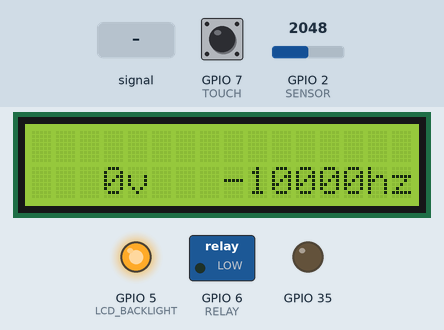
Bench run of a program on a simulated ESP32-S3. Parts: 16×2 character LCD, switched loads named in the program (green lamp = pin HIGH), output pins drawn as LEDs (lit = HIGH). The test bench sets the inputs (shaded band); at power-on: GPIO 2 (SENSOR) = 2048, GPIO 7 (TOUCH) HIGH (analog values on the 0–4095 scale). What the program prints to the serial monitor is not drawn.

Above: at 3.3 s.
4.4 s: GPIO 2 (SENSOR) fed a 200 Hz sine of ±1842 counts around its level
At 5.1 s:
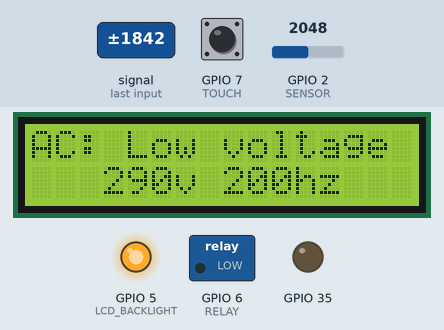
7.4 s: GPIO 2 (SENSOR) fed a 2 Hz sine of ±1228 counts around its level
At 8.1 s:
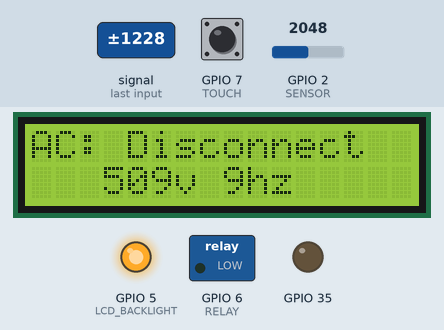
10.4 s: GPIO 2 (SENSOR) fed a 200 Hz sine of ±327 counts around its level
At 11.2 s:
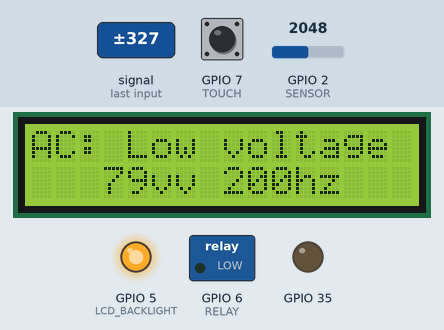
13.4 s: GPIO 2 (SENSOR) set to 2866
At 15.2 s:
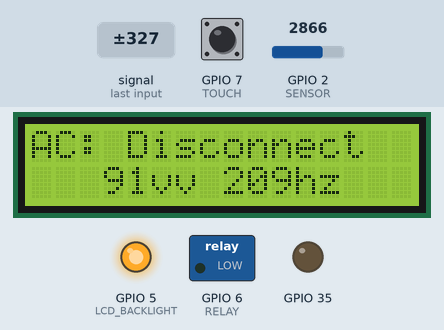
Timing chart, 0 to 16.7 s (numbered marks = the images above; inputs shaded):
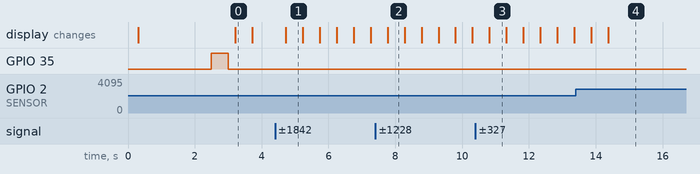

Measured:
- after the input at 4.4 s, the display: changes after 0.33 s (image 1)
- after the input at 7.4 s, the display: changes after 0.37 s (image 2)
- after the input at 10.4 s, the display: changes after 0.42 s (image 3)
- what the display in image 0 shows lasts 0.5 s, from 3.2 s to 3.7 s

The program:

main.cpp
```cpp
#include <Arduino.h>
#include <LiquidCrystal.h>
#include <driver/adc.h>
#include <string.h>
#include "esp_task_wdt.h"
#include "calibration.h"
#include "log.h"

const uint8_t SENSOR = 2;
const uint8_t RELAY = 6;
const uint8_t LCD_BACKLIGHT = 5;
const uint8_t TOUCH = 7;

enum State
{
  NORMAL,
  LOW_VOLTAGE,
  OVER_VOLTAGE,
  DISCONNECTED,
  TESTING,
  WAITING
};

SimpleLogger logger(15);
LiquidCrystal lcd(34, 33, 47, 48, 26, 21);

TaskHandle_t analyzer_handle, comunication_handle;
const uint8_t SAMPLES = 16;
const uint16_t timingDuration = 1041;

volatile bool writing = false;

volatile bool filter = false;
volatile State state = TESTING;

volatile int16_t voltage[16];
volatile int16_t min_voltage[16];
volatile int16_t max_voltage[16];
volatile int32_t timee[16];
int16_t temp_voltage[SAMPLES];
int16_t temp_last_voltage[SAMPLES];
int16_t temp_min_voltage[SAMPLES];
int16_t temp_max_voltage[SAMPLES];

volatile int16_t frecuency = 0;
volatile float cycle_time = 0;
volatile float v_rms = 0;

float mid_flotante = 500.0;
const float alpha = 0.001;
float mid = 500;
SemaphoreHandle_t xMutex;

uint16_t max_test = 9600;
uint16_t correct_test = 0;
uint32_t last_disconnect = 0;

volatile bool lcd_on = true;

struct __attribute__((packed)) ACData
{
  int16_t voltage[SAMPLES];
  int16_t min_voltage[SAMPLES];
  int16_t max_voltage[SAMPLES];
  int32_t time[SAMPLES];
  int16_t mid;
  int16_t frecuency;
  float cycle_time;
};

ACData acdata;

int32_t low_protection[16] = {20, 54, 100, 131, 141, 131, 100, 54, 0, -54, -100, -131, -141, -131, -100, -54};

int32_t over_protection[16] = {30, 76, 140, 183, 198, 183, 140, 76, 0, -76, -140, -183, -198, -183, -140, -76};

void Analyzer(void *pvParameters);
void Comunication(void *pvParameters);
void Alert(void *pvParameters);
void LCD(void *pvParameters);
void AC_Error(State cause);
void SendMessage(String text);

void setup()
{
  Serial.begin(115200);
  pinMode(SENSOR, INPUT);
  pinMode(TOUCH, INPUT);
  pinMode(RELAY, OUTPUT);
  pinMode(LCD_BACKLIGHT, OUTPUT);

  digitalWrite(SENSOR, LOW);
  digitalWrite(RELAY, LOW);
  digitalWrite(LCD_BACKLIGHT, HIGH);
  analogReadResolution(10);

  pinMode(34, OUTPUT);
  pinMode(33, OUTPUT);
  pinMode(47, OUTPUT);
  pinMode(48, OUTPUT);
  pinMode(26, OUTPUT);
  pinMode(21, OUTPUT);

  digitalWrite(34, LOW);
  digitalWrite(33, LOW);
  digitalWrite(47, LOW);
  digitalWrite(48, LOW);
  digitalWrite(26, LOW);
  digitalWrite(21, LOW);
  delay(100);

  pinMode(35, OUTPUT);

  logger.add("Loading...");
  lcd.clear();
  delay(100);
  lcd.begin(16, 2);
  lcd.print("AC Analyzer");

  // memset(voltage, 0, sizeof(voltage));
  // memset(min_voltage, 0, sizeof(min_voltage));
  // memset(max_voltage, 0, sizeof(max_voltage));

  for (int i = 0; i < 16; i++)
  {
    temp_voltage[i] = 0;
    temp_min_voltage[i] = 0;
    temp_max_voltage[i] = 0;
  }

  esp_task_wdt_config_t twdt_config = {
      .timeout_ms = 10000,
      .idle_core_mask = 0,
      .trigger_panic = true};

  esp_task_wdt_reconfigure(&twdt_config);

  mid = calibrate();
  logger.add("Calibrated: ");

  xMutex = xSemaphoreCreateMutex();

  xTaskCreatePinnedToCore(Analyzer, "Analyzer", 8196, NULL, 1, &analyzer_handle, 0);
  logger.add("Created task: Analyzer");
  delay(200);

  xTaskCreatePinnedToCore(LCD, "LCD", 4096, NULL, 2, NULL, 1);
  logger.add("Created task: LCD");
  xTaskCreatePinnedToCore(Comunication, "Comunication", 4096, NULL, 4, &comunication_handle, 1);
  logger.add("Created task: Comunication");
  //xTaskCreatePinnedToCore(Alert, "Alert", 2048, NULL, 1, NULL, 1);
  //logger.add("Created task: Alert");
  logger.dump();
}

void loop()
{
  delayMicroseconds(100);
}

void Analyzer(void *pvParameters)
{
  // esp_task_wdt_add(NULL);
  bool newCycle0 = false;
  int count = 0;

  unsigned long tiempoAnterior = 0;

  long temp_time[SAMPLES];

  long cycle_time_1 = 0;

  mid = (int)mid_flotante;

  logger.add("Loaded analyzer");

  int error_count = 0;

  for (;;)
  {
    int suma = analogRead(SENSOR);
    suma += analogRead(SENSOR);
    int prom = suma / 2;
    mid_flotante = (alpha * prom) + ((1.0 - alpha) * mid_flotante);

    unsigned long tiempoActual = micros();
    if (prom > mid && newCycle0)
    {
      // temp_voltage[count] = value;
      // temp_time[count] = micros() - cycle_time_1;

      if (xSemaphoreTake(xMutex, 0) == pdTRUE)
      {
        memcpy((void *)voltage, temp_voltage, sizeof(temp_voltage));
        memcpy((void *)min_voltage, temp_min_voltage, sizeof(temp_min_voltage));
        memcpy((void *)max_voltage, temp_max_voltage, sizeof(temp_max_voltage));
        memcpy((void *)timee, temp_time, sizeof(temp_time));
        memcpy((void *)temp_last_voltage, temp_voltage, sizeof(temp_voltage));
        xSemaphoreGive(xMutex);
      }

      newCycle0 = false;
      mid = (int)mid_flotante;

      cycle_time = (micros() - cycle_time_1) / 1000.0;

      cycle_time_1 = micros();
      tiempoAnterior = tiempoActual;
      error_count = 0;

      float value = (prom - mid) * 1.7;
      temp_voltage[0] = value;
      temp_time[0] = micros() - cycle_time_1;

      count = 1;
    }

    if (prom < (mid - 30) && !newCycle0)
    {
      newCycle0 = true;
    }

    long t = micros() - cycle_time_1;

    if (t > 17000 && state != DISCONNECTED)
    {
      AC_Error(DISCONNECTED);
    }
    else
    {
      if(state == DISCONNECTED)
      {
        AC_Error(WAITING);
      }
    }

    if (count < 16)
    {
      if (tiempoActual - tiempoAnterior >= timingDuration)
      {
        tiempoAnterior += timingDuration;

        long m = millis();

        bool high_side = count <= 7;
        bool low_side = count >= 9;
        float value;

        float value0 = (prom - mid) * 1.7;

        const float alpha = 0.1;

        if (false)
        {
          value = (alpha * value0) + ((1.0 - alpha) * temp_last_voltage[count]);
        }
        else
        {
          value = value0;
        }

        bool blow_protection = false;
        bool bover_protection = false;

        blow_protection = (high_side && value < (low_protection[count] - 25)) || (low_side && value > (low_protection[count] + 25));

        bover_protection = (high_side && value > (over_protection[count] + 10)) || (low_side && value < (over_protection[count] - 10));

        if (blow_protection)
        {
          error_count++;
          blow_protection = false;

          if(error_count > 1)
          {
            AC_Error(LOW_VOLTAGE);
          }
        }
        else if(bover_protection)
        {
          error_count++;
          bover_protection = false;

          if(error_count > 1)
          {
            AC_Error(OVER_VOLTAGE);
          }
        }
        else
        {
          if(state == TESTING)
          {
            if (correct_test < max_test)
            {
              correct_test++;
            }
          }
        }

        if (high_side && state == NORMAL)
        {
          if (value > temp_max_voltage[count] || temp_max_voltage[count] == 0)
          {
            temp_max_voltage[count] = value;
          }

          if (value < temp_min_voltage[count] || temp_min_voltage[count] == 0)
          {
            temp_min_voltage[count] = value;
          }
        }

        if (low_side && state == NORMAL)
        {
          if (value < temp_max_voltage[count] || temp_max_voltage[count] == 0)
          {
            temp_max_voltage[count] = value;
          }

          if (value > temp_min_voltage[count] || temp_min_voltage[count] == 0)
          {
            temp_min_voltage[count] = value;
          }
        }

        temp_voltage[count] = value;
        temp_time[count] = micros() - cycle_time_1;

        high_side = false;
        low_side = false;
        count++;
      }
    }

    if(state == NORMAL)
    {
      digitalWrite(RELAY, HIGH);
    }
    else
    {
      digitalWrite(RELAY, LOW);
    }

    if (state != NORMAL && state != DISCONNECTED)
    {
      if(state != TESTING)
      {
        if (millis() - last_disconnect > 10000)
        {
          state = TESTING;
        }
      }

      if(state == TESTING)
      {
        if(correct_test >= max_test)
        {
          state = NORMAL;
        }
      }
    }
    else
    {
      correct_test = 0;
    }

    delayMicroseconds(6);
    // esp_task_wdt_reset();
  }
  logger.add("Error ocurred");
}

void AC_Error(State cause)
{
  state = cause;
  last_disconnect = millis();
  correct_test = 0;
}

void Comunication(void *pvParameters)
{
  uint8_t header[] = {0xAA, 0xBB, 0xCC};
  // USBSerial.begin(115200);
  for (;;)
  {
    if (Serial.available() > 0)
    {
      uint8_t r = Serial.read();

      if (r == 0xA1)
      {
        logger.dump();
      }

      if (r == 0xA2)
      {
          TickType_t tiempoMaximo = pdMS_TO_TICKS(500);

          if (xSemaphoreTake(xMutex, tiempoMaximo) == pdTRUE)
          {
            memcpy(acdata.voltage, (void *)voltage, sizeof(voltage));
            memcpy(acdata.min_voltage, (void *)min_voltage, sizeof(min_voltage));
            memcpy(acdata.max_voltage, (void *)max_voltage, sizeof(max_voltage));
            memcpy(acdata.time, (void *)timee, sizeof(timee));
            acdata.mid = mid;
            acdata.cycle_time = cycle_time;
            acdata.frecuency = frecuency;
          xSemaphoreGive(xMutex);

          Serial.write(header, 3);
          Serial.write((uint8_t *)&acdata, sizeof(acdata));
        }
      }

      if (r == 0xA3)
      {
        filter = true;
      }
      if (r == 0xA4)
      {
        filter = false;
      }
    }
    vTaskDelay(pdMS_TO_TICKS(10));
  }
}

void SendMessage(String text)
{
  uint8_t header[] = {0xAA, 0xBB, 0xDD};
  Serial.write(header, 3);
  Serial.println(text);
}

void Alert(void *pvParameters)
{
  for (;;)
  {
    vTaskDelay(500);
  }
}


long antgt = 0;
long antgtgrg = 0;

uint8_t testing_count = 0;

void LCD(void *pvParameters)
{
  lcd.clear();
  for (;;)
  {
    long sumaCuadrados = 0;
    for (int i = 0; i < SAMPLES; i++)
    {
      sumaCuadrados += (voltage[i] * voltage[i]);
    }
    v_rms = sqrt(sumaCuadrados / (float)SAMPLES);

    if(touchRead(TOUCH) > 170000 || state != NORMAL)
    {
      antgt = millis();
      lcd_on = true;
      digitalWrite(LCD_BACKLIGHT, HIGH);
    }

    if (millis() - antgt > 30000)
    {
      lcd_on = false;
      digitalWrite(LCD_BACKLIGHT, LOW);
    }

    if (millis() - antgtgrg > 500)
    {
      antgtgrg = millis();
      int frecuency = 1000.0 / (cycle_time - 0.1);

      lcd.setCursor(0, 0);
      switch (state)
      {
      case NORMAL:
        lcd.print("AC: Normal        ");
        break;
      case LOW_VOLTAGE:
        lcd.print("AC: Low voltage   ");
        break;
      case OVER_VOLTAGE:
        lcd.print("AC: OVER VOLTAGE! ");
        break;
      case DISCONNECTED:
        lcd.print("AC: Disconnect    ");
        break;
      case TESTING:

        if(testing_count == 1){
          lcd.print("AC: TESTING.    ");
        }
        if(testing_count == 2){
          lcd.print("AC: TESTING..   ");
        }
        if(testing_count == 3)
        {
          lcd.print("AC: TESTING...    ");
          testing_count = 0;
        }
        testing_count++;
        break;

      default:
        break;
      }

      lcd.setCursor(3, 1);
      lcd.print((int)v_rms);
      lcd.print("v");
      lcd.setCursor(8, 1);
      lcd.print(frecuency);
      lcd.print("hz    ");
    }
    vTaskDelay(100);
  }
}
```

calibration.cpp
```cpp
#include <Arduino.h>
#include "calibration.h"

int calibrate()
{
  int max = 0;
  int min = 0;
  for (int i = 0; i < 20; i++)
  {
    long start = millis();
    int temp_max = 0;
    int temp_min = 10000000;
    for (;;)
    {
      int samples = 0;
      for (int i = 0; i < 20; i++)
      {
        samples += analogRead(2);
        delay(1);
      }

      int prom = samples / 20;

      if (prom > temp_max)
      {
        temp_max = prom;
      }

      if (prom < temp_min)
      {
        temp_min = prom;
      }

      if ((millis() - start) > 100)
      {
        max += temp_max;
        min += temp_min;
        break;
      }
    }
  }

  digitalWrite(35, HIGH);
  delay(500);
  digitalWrite(35, LOW);
  return (max / 20.0) + (min / 20.0) / 2;
}
```

calibration.h
```cpp
int calibrate();
```

log.h
```cpp
#ifndef SIMPLE_LOGGER_H
#define SIMPLE_LOGGER_H

#include <Arduino.h>

struct LogEntry
{
    unsigned long timestamp;
    char message[50];
};

class SimpleLogger
{
private:
    int _size;
    int _head;
    LogEntry *_buffer;

public:
    // Constructor: tú decides de qué tamaño será el log al crear la instancia
    SimpleLogger(int size)
    {
        _size = size;
        _head = 0;
        _buffer = new LogEntry[_size];
        // Inicializamos los tiempos en 0
        for (int i = 0; i < _size; i++)
            _buffer[i].timestamp = 0;
    }

    // Destructor: para liberar memoria si la instancia se destruye
    ~SimpleLogger()
    {
        delete[] _buffer;
    }

    void add(const char *msg)
    {
        _buffer[_head].timestamp = millis();
        strncpy(_buffer[_head].message, msg, 49);
        _buffer[_head].message[49] = '\0'; // Aseguramos el fin de cadena

        _head = (_head + 1) % _size; // Movimiento circular
    }

    void dump()
    {
        uint8_t header[] = {0xAA, 0xBB, 0xDD};
        for (int i = 0; i < _size; i++)
        {
            int index = (_head + i) % _size;
            if (_buffer[index].timestamp > 0)
            {
                uint8_t header[] = {0xAA, 0xBB, 0xEE};
                Serial.write(header, 3);
                Serial.println(_buffer[index].message);
            }
        }
    }
};

#endif
```
